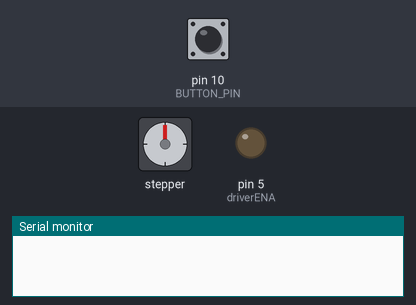
A sketch run on a simulated Arduino Uno, built with avr-gcc and run on an emulated ATmega328P. Shown: stepper motor, output pins drawn as LEDs (lit = HIGH), the last lines printed to the serial monitor. The test bench sets the inputs (shaded band); at power-on: pin 10 (BUTTON_PIN) HIGH. Stepper angles assume 200 steps per turn; pins used as bus, display or sensor lines are not drawn.

Above: at 1.2 s.
1.3 s: pin 10 (BUTTON_PIN) pulled LOW for 3.2 s
At 2.53 s:
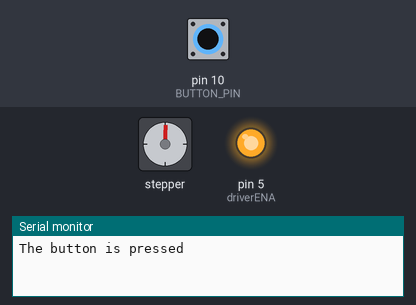
6.0 s: pin 10 (BUTTON_PIN) pulled LOW for 3.2 s
At 6.17 s:
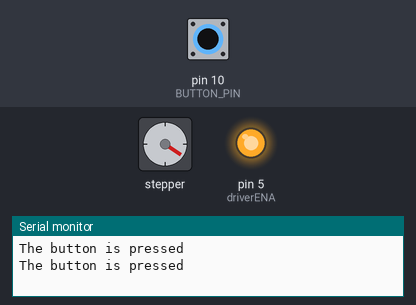
12.2 s: pin 10 (BUTTON_PIN) pulled LOW for 1 s
At 21.9 s:
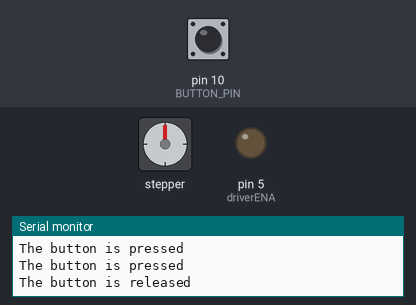
Timing chart, 0 to 22.2 s (numbered marks = the images above; inputs shaded):
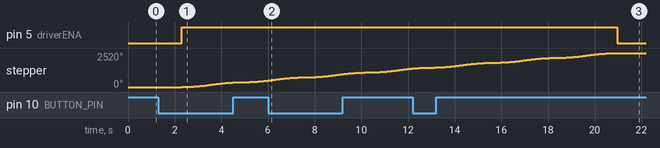

Measured:
- after the input at 1.3 s, pin 5 (driverENA): LOW → HIGH after 1.0 s; stepper: keeps turning clockwise at about 129°/s, starting after 1.0 s
- after the input at 6.0 s, pin 5 (driverENA): stays HIGH (without the input it goes to LOW after 4.2 s)
- after the input at 12.2 s, pin 5 (driverENA): HIGH → LOW after 8.8 s instead of 3.4 s

The sketch:

ArduinoKlaas_FoodDispenser_BASIS2.ino
```cpp
//// ARDUINO FOOD DISPENSER
// KLAAS BOMBEKE

// INCLUDE LIBRARIES
#include <AccelStepper.h>
#include <NewPing.h>
#include <ezButton.h>


// DECLARE VARIABLES
// Define a stepper and the pins it will use
AccelStepper stepper(1,7,6);
int driverENA = 5;
int driverDIR = 6;

// Define the push button
const int BUTTON_PIN =10;
ezButton button(BUTTON_PIN);  // create ezButton object that attach to pin 7;
boolean setdir = HIGH;


// SETUP

void setup()
{
    Serial.begin (9600);
    stepper.setMaxSpeed(200.0);
    stepper.setAcceleration(100.0);
    pinMode (driverENA, OUTPUT);
    pinMode (driverDIR, OUTPUT);
    button.setDebounceTime(1000);// set debounce time to 50 millisecond


}


// MAIN LOOP

void loop()
{

   button.loop(); // MUST call the loop() function first
//  char method = "buttonpress";
//  if (method == "buttonpress") {


      if(button.isPressed()) {
          Serial.println("The button is pressed");
          digitalWrite(driverENA, HIGH);
          digitalWrite(driverDIR, HIGH); // Move the motor clockwise
          stepper.runToNewPosition(stepper.currentPosition()+200);
          digitalWrite(driverENA, LOW);

          //delay(5000);

          }
      if(button.isReleased()) {
          Serial.println("The button is released");
          digitalWrite(driverENA, HIGH);
          digitalWrite(driverDIR, HIGH); // Move the motor clockwise
          stepper.runToNewPosition(stepper.currentPosition()+200);
          digitalWrite(driverENA, LOW);
          //delay(5000);
          }

//    }
//    else if(method == "time") {
//
//          digitalWrite(driverENA, HIGH);
//          stepper.runToNewPosition(stepper.currentPosition()+200);
//          digitalWrite(driverENA, LOW);
//          delay(5000);
//      }

}


////////////////////////////////////////////////////////////////////////////////////////////////////////////


//const int buzzer = 9; //buzzer to arduino pin 9


    //tone(buzzer, 1000); // Send 1KHz sound signal...
    // digitalWrite(buzzer, HIGH); // Turn the LED on
    //delay(1000);        // ...for 1 sec
    //noTone(buzzer);     // Stop sound...
    //digitalWrite(buzzer, LOW); // Turn the LED off
    //delay(1000);        // ...for 1sec
```
